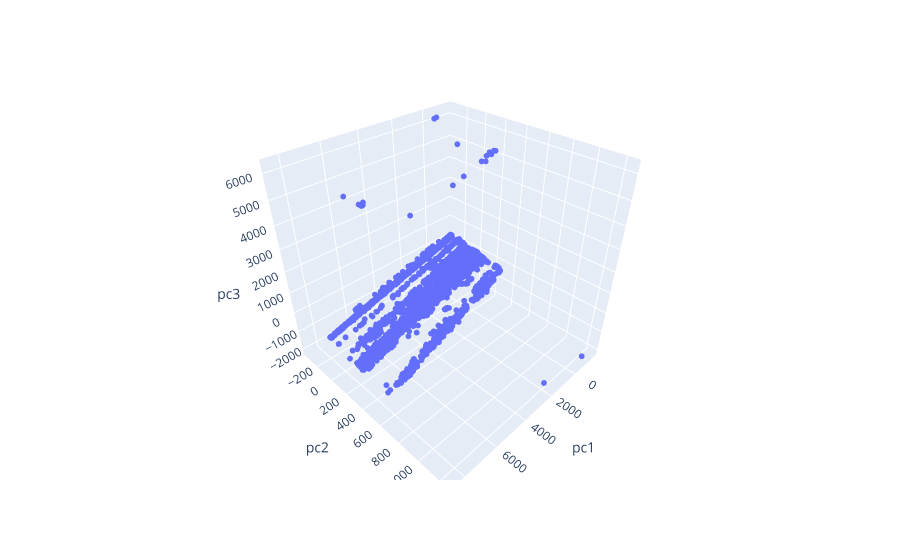

The code cell stored with this chart in its notebook:
### Code cell
fig = px.scatter_3d(result_df.loc[:10000], x="pc1", y="pc2", z="pc3")
fig.update_traces(marker=dict(size=2,
                              # line=dict(width=2)
                              ),
                  # selector=dict(mode='markers')
                  )
fig.write_html(Locator.get_onedrive_path("data/plots/3d_scatter_pca.html"))
fig.show()

### Figure 1 — Plotly figure (JSON) as saved in the notebook; plotly's stock layout.template omitted (floating-point values rounded to 4 significant figures; data arrays with more than 128 entries replaced by an {"elided": "..."} marker saying what was removed)
{"data": [{"hovertemplate": "pc1=%{x}<br>pc2=%{y}<br>pc3=%{z}<extra></extra>", "legendgroup": "", "marker": {"color": "#636efa", "symbol": "circle", "size": 2}, "mode": "markers", "name": "", "scene": "scene", "showlegend": false, "x": {"elided": "10001 float values"}, "y": {"elided": "10001 float values"}, "z": {"elided": "10001 float values"}, "type": "scatter3d"}], "layout": {"scene": {"domain": {"x": [0.0, 1.0], "y": [0.0, 1.0]}, "xaxis": {"title": {"text": "pc1"}}, "yaxis": {"title": {"text": "pc2"}}, "zaxis": {"title": {"text": "pc3"}}}, "legend": {"tracegroupgap": 0}, "margin": {"t": 60}}}
